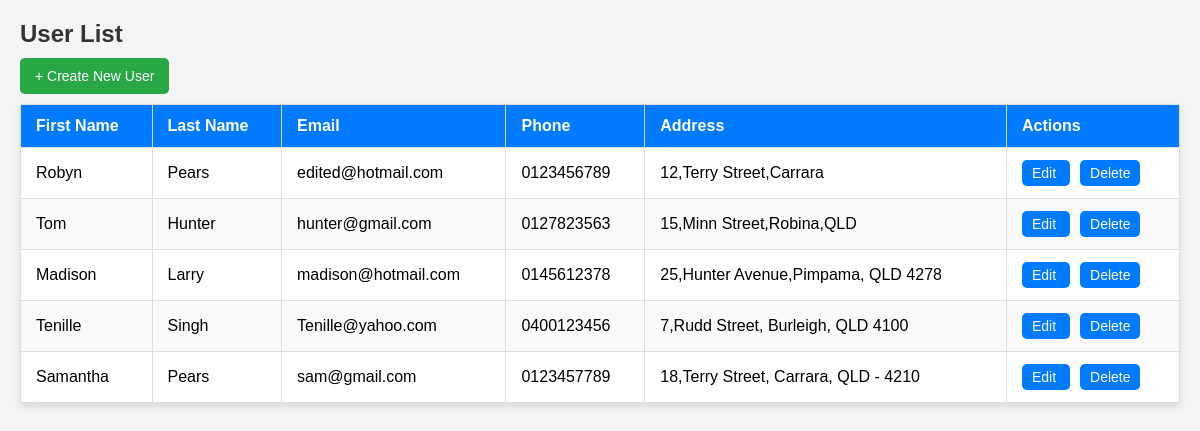
/users/, run on the app's committed database.
### users/models.py (models this page shows, shortened)
class UserProfile(models.Model):
    first_name = models.CharField(max_length=50)
    last_name = models.CharField(max_length=50)
    phone_number = models.CharField(max_length=15)
    email = models.EmailField(unique=True)
    address = models.TextField()

### users/views.py (the view)
# urls.py: path('', views.user_list, name='user_list'),
def user_list(request):
    users = UserProfile.objects.all()
    return render(request, 'users/user_list.html', {'users': users})

### templates/users/user_list.html (shortened to what this page needs)
<h2 class="heading">User List</h2>
<div class="actions">
    <a href="{% url 'user_create' %}" class="create-btn">+ Create New User</a>
</div>
<table class="user-table">
    <thead>
        <tr>
            <th>First Name</th>
            <th>Last Name</th>
            <th>Email</th>
            <th>Phone</th>
            <th>Address</th>
            <th>Actions</th>
        </tr>
    </thead>
    <tbody>
        {% if users %}
            {% for user in users %}
            <tr>
                <td>{{ user.first_name }}</td>
                <td>{{ user.last_name }}</td>
                <td>{{ user.email }}</td>
                <td>{{ user.phone_number }}</td>
                <td>{{ user.address }}</td>
                <td class="action-buttons">
                    <a href="{% url 'user_update' user.pk %}" class="edit-btn">
                         Edit
                    </a>
                    <form action="{% url 'user_delete' user.pk %}" method="POST" style="display:inline;">
                        <button type="submit" class="delete-btn">
                             Delete
                        </button>
                    </form>
                </td>
            </tr>
            {% endfor %}
        {% else %}
            <tr>
                <td colspan="6" class="no-users">No users found.</td>
            </tr>
        {% endif %}
    </tbody>
</table>

### templates/users/user_list.html (style rules this page uses)
.heading { font-size: 24px; color: #333; margin-bottom: 20px; }
.actions { margin-bottom: 20px; }
.create-btn { background-color: #28a745; color: white; padding: 10px 15px; text-decoration: none; border-radius: 5px; font-size: 14px; }
.user-table { width: 100%; border-collapse: collapse; background-color: white; box-shadow: 0 4px 8px rgba(0, 0, 0, 0.1); }
.user-table th, .user-table td { padding: 12px 15px; border: 1px solid #ddd; text-align: left; }
.user-table th { background-color: #007bff; color: white; }
.user-table tr:nth-child(even) { background-color: #f9f9f9; }
.action-buttons a, .action-buttons button { background-color: #007bff; color: white; padding: 5px 10px; text-decoration: none; border: none; border-radius: 5px; cursor: pointer; font-size: 14px; }
.edit-btn { background-color: #ffc107; }
.delete-btn { background-color: #dc3545; margin-left: 10px; }

### data on the page
UserProfile: first_name "Robyn", last_name "Pears", email "edited@hotmail.com", phone_number "0123456789", address "12,Terry Street,Carrara"
UserProfile: first_name "Tom", last_name "Hunter", email "hunter@gmail.com", phone_number "0127823563", address "15,Minn Street,Robina,QLD"
UserProfile: first_name "Madison", last_name "Larry", email "madison@hotmail.com", phone_number "0145612378", address "25,Hunter Avenue,Pimpama, QLD 4278"
UserProfile: first_name "Tenille", last_name "Singh", email "Tenille@yahoo.com", phone_number "0400123456", address "7,Rudd Street, Burleigh, QLD 4100"
UserProfile: first_name "Samantha", last_name "Pears", email "sam@gmail.com", phone_number "0123457789", address "18,Terry Street, Carrara, QLD - 4210"
